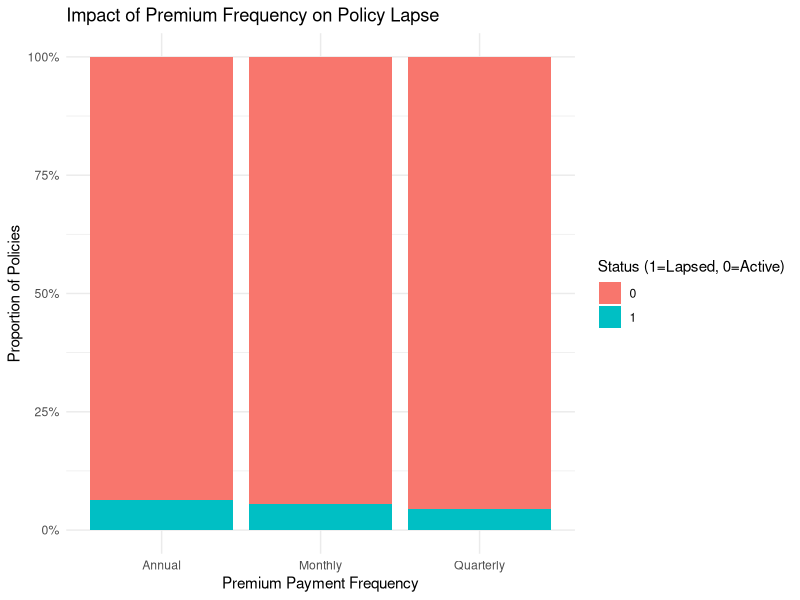
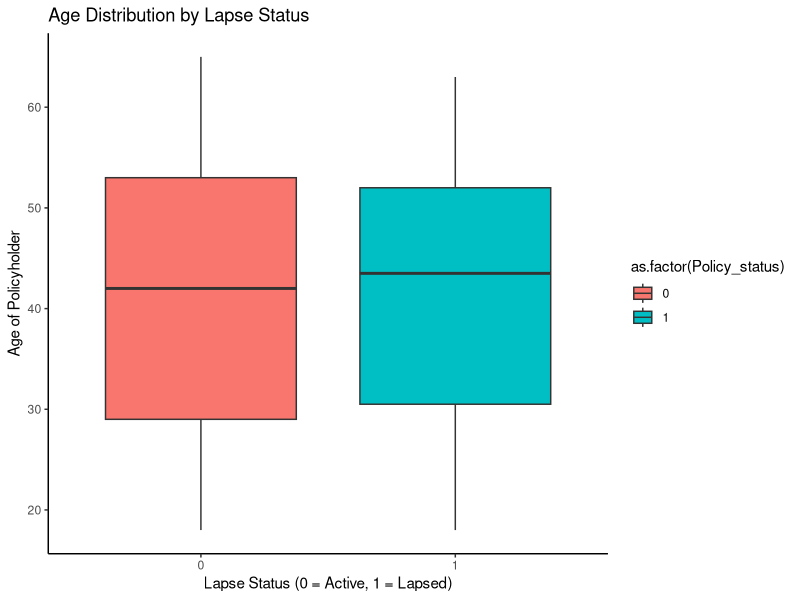

Here is the R script that generated these plots, in order:
# Kindly Download the raw file to view in R-Studio.
# Predictive analysis of Policy Persistency

# Install Package named "Tidyverse"
install.packages("tidyverse")
library(tidyverse)

# Setting a specific seed value, to generate same random variables
set.seed(123)
# Creating a Portfolio of 1000 policies in start
n <- 1000 

# Creating a data frame named insurance_data which includes Policy ID,
# Age, Annual Income, Premium Frequency and Policy Tenure
insurance_data <- data.frame(
  Policy_ID = 1:n,
  Age = sample(18:65, n, replace = TRUE),
  Annual_Income = round(runif(n, 300000, 2000000)),
  Premium_Frequency = sample(c("Annual", "Monthly", "Quarterly"), n, replace = TRUE, prob = c(0.4, 0.4, 0.2)),
  Policy_Tenure = sample(1:10, n, replace = TRUE)
)

# Generating first 5 rows of insurance data
head(insurance_data , 5)

# Designing Lapse rate based on certain assumptions
insurance_data$Lapse_rate <- 0.1 + ifelse(insurance_data$Premium == "Monthly" , 0.3 , 0) + ifelse(insurance_data$Age < 30 , 0.2 , 0) - insurance_data$Policy_Tenure*0.02
head(insurance_data , 5)

# Generating policy status 
# 1 signifies Policy is inactive
# 0 signifies Policy is active
insurance_data$Policy_status <- rep(0,n)
for(i in 1:n){
  insurance_data$Policy_status[i] <- ifelse(insurance_data$Lapse_rate < runif(1) , 0 , 1)
}

# Generating first 5 rows of updated insurance data
head(insurance_data , 5)

# GGPLOT of Proportion of Policies against Premium Payment Frequency
ggplot(insurance_data, aes(x = Premium_Frequency, fill = as.factor(Policy_status))) +
  geom_bar(position = "fill") +
  labs(title = "Impact of Premium Frequency on Policy Lapse",
       x = "Premium Payment Frequency",
       y = "Proportion of Policies",
       fill = "Status (1=Lapsed, 0=Active)") +
  scale_y_continuous(labels = scales::percent) +
  theme_minimal()

# GGPLOT of Age of Policyholder against Policy Lapse status
ggplot(insurance_data, aes(x = as.factor(Policy_status), y = Age, fill = as.factor(Policy_status))) +
  geom_boxplot() +
  labs(title = "Age Distribution by Lapse Status",
       x = "Lapse Status (0 = Active, 1 = Lapsed)",
       y = "Age of Policyholder") +
  theme_classic()

# Fitting GLM model to predict Policy Lapse Risk
lapse_model <- glm(Policy_status ~ Age + Premium_Frequency + Policy_Tenure, 
                   data = insurance_data, 
                   family = "binomial")

# Summary of fitted model
summary(lapse_model)

# Predict 
predict(lapse_model, n.ahead = 1)
